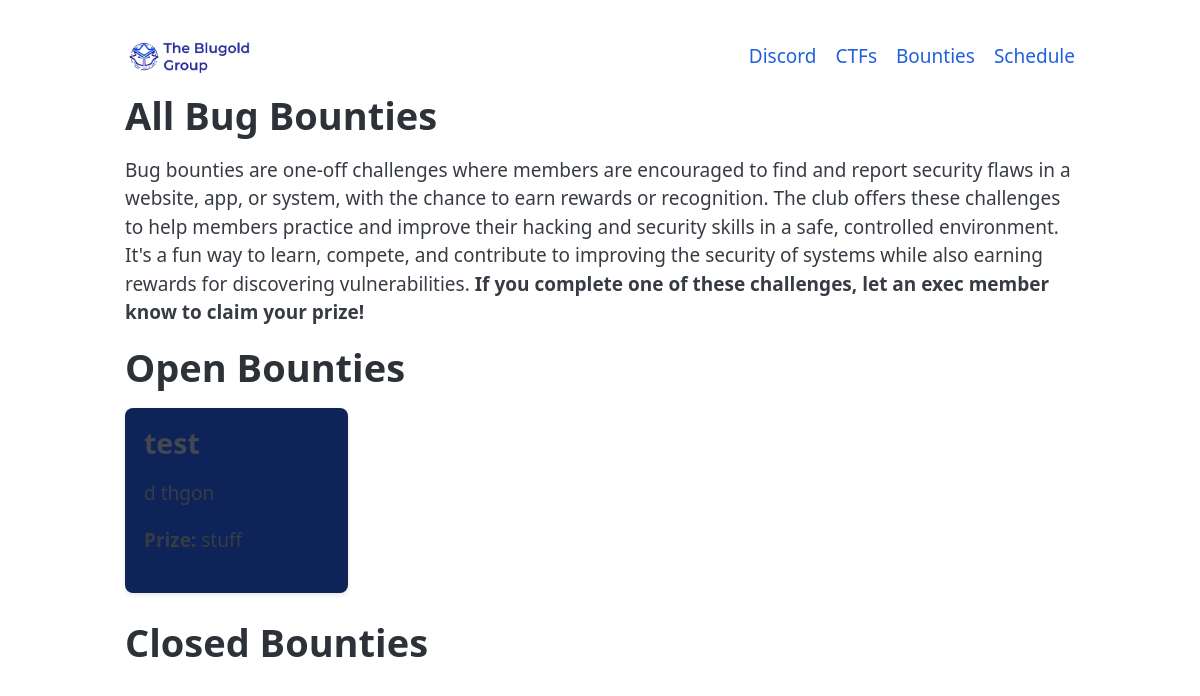
The app's page /bounty, older data.
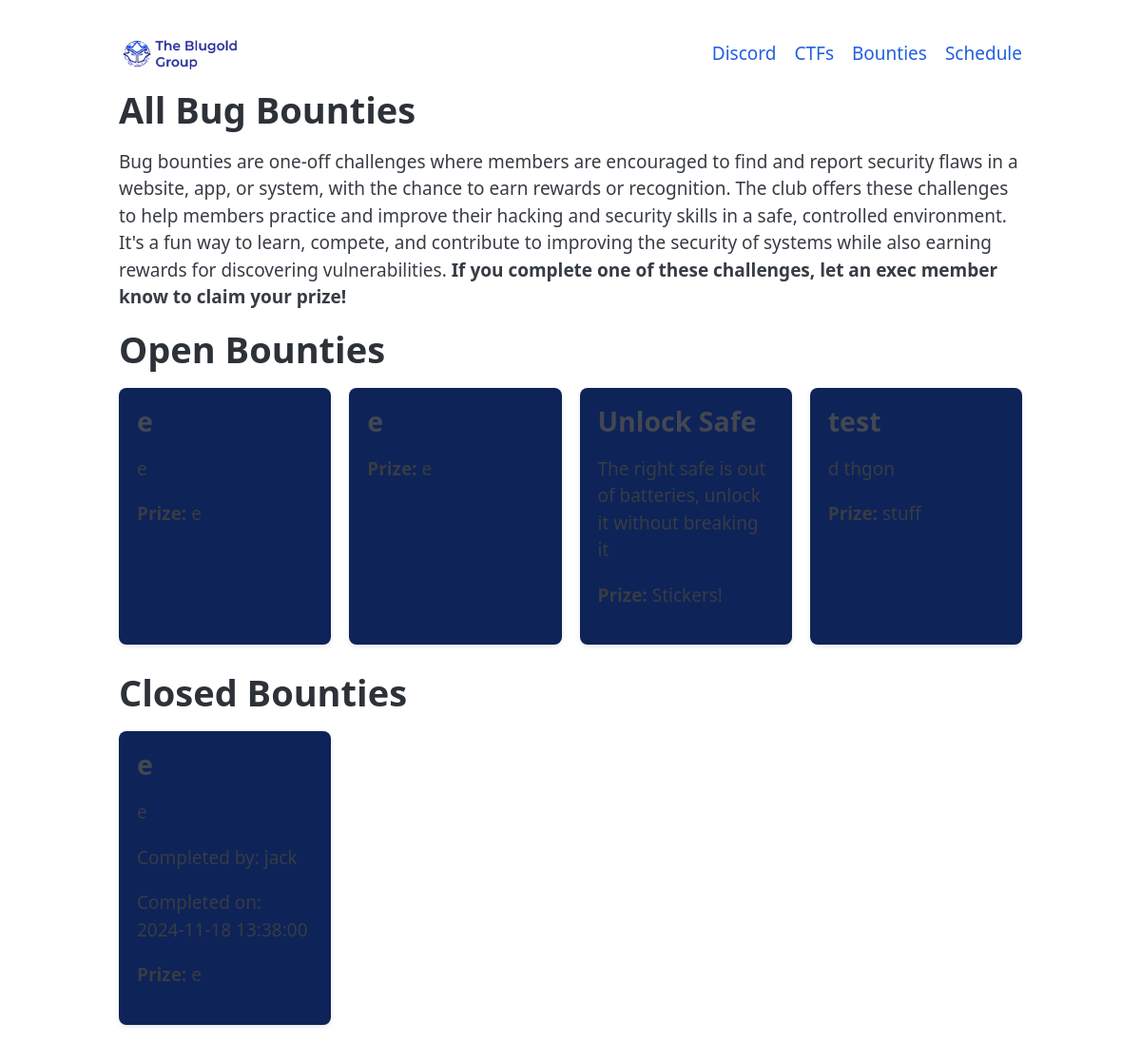
The same page, newer data.
### tables this page shows
CREATE TABLE bug_bounties (
            id INTEGER PRIMARY KEY AUTOINCREMENT,
            title TEXT NOT NULL,
            description TEXT,
            status TEXT CHECK(status IN ('open', 'closed')) NOT NULL,
            prize TEXT NOT NULL,
            completed_by TEXT,  -- Comma-separated list of users who completed the bounty
            completion_dates TEXT  -- Comma-separated list of timestamps
        );

### app.py (the view)
@app.route('/bounties')
@app.route('/bounty')
def bounties():
    bounties = query_db("SELECT * FROM bug_bounties ORDER BY status, id DESC")
    is_admin = False
    if current_user.is_authenticated:
        is_admin = current_user.is_admin
    return render_template('bounties.html', bounties=bounties, is_admin=is_admin)

### app.py (called while the page is built)
def query_db(query, args=(), one=False):
    with sqlite3.connect(DATABASE) as conn:
        conn.row_factory = sqlite3.Row
        cursor = conn.cursor()
        cursor.execute(query, args)
        rv = cursor.fetchall()
        conn.commit()
        return (rv[0] if rv else None) if one else rv

### templates/bounties.html (shortened to what this page needs)
<!DOCTYPE html>
<html lang="en">
<head>
    <link rel="stylesheet" href="/static/css/pico.blue.min.css">
    <link rel="stylesheet" href="/static/css/cards.css">
</head>
<body>
    <main class="container">
        <nav>
            <ul>
                <li><a href="/"><img style="height:15%;width:23%;" src="/static/images/logo_with_words.png" alt="Blugold Group Logo"></a></li>
            </ul>
            <ul>
                <li><a href="https://discord.gg/9JYZCTFz">Discord</a></li>
                <li><a href="/ctf">CTFs</a></li>
                <li><a href="/bounties">Bounties</a></li>
                <li><a href="/schedule">Schedule</a></li>
            </ul>
        </nav>
    <h1>All Bug Bounties</h1>
    <p>Bug bounties are one-off challenges where members are encouraged to find and report security flaws in a website, app, or system, with the chance to earn rewards or recognition. The club offers these challenges to help members practice and improve their hacking and security skills in a safe, controlled environment. It's a fun way to learn, compete, and contribute to improving the security of systems while also earning rewards for discovering vulnerabilities. <b>If you complete one of these challenges, let an exec member know to claim your prize!</b></p>
    <div class="container">
        <h1>Open Bounties</h1>
        <div class="card-container">
        {% for bounty in bounties %}
        {% if bounty.status == 'open' %}
            <div class="card">
                <h3>{{ bounty.title }} </h3>
                <p>{{ bounty.description }}</p>
                <footer><p><b>Prize: </b>{{ bounty.prize }}</p></footer>
            </div>
        {% endif %}
        {% endfor %}
        </div>
    </div>
    <br>
    <div class="container">
        <h1>Closed Bounties</h1>
        <div class="card-container">
        {% for bounty in bounties %}
        {% if bounty.status != 'open' %}
            <div class="card">
                <h3>{{ bounty.title }} </h3>
                <p>{{ bounty.description }}</p>
                <p>Completed by: {{ bounty.completed_by }}</p>
                <p>Completed on: {{ bounty.completion_dates }}</p>
                <footer><p><b>Prize: </b>{{ bounty.prize }}</p></footer>
            </div>
        {% endif %}
        {% endfor %}
        </div>
    </div>
    </main>
</body>
</html>

### static/css/cards.css (style rules this page uses)
.card-container { display: grid; grid-template-columns: repeat(4, 1fr); gap: 1rem; }
.card { background: #0E2358; padding: 1rem; border-radius: 8px; box-shadow: 0 2px 5px rgba(0, 0, 0, 0.1); }

Row changes from the older to the newer data that the page shows:
added bug_bounties: title "e", description "e", prize "e", shown under "Open Bounties"
added bug_bounties: title "e", prize "e", shown under "Open Bounties"
added bug_bounties: title "Unlock Safe", description "The right safe is out of batteries, unlock it without breaking it", prize "Stickers!", shown under "Open Bounties"
added bug_bounties: title "e", description "e", completed_by "jack", completion_dates "2024-11-18 13:38:00", prize "e", shown under "Closed Bounties"
